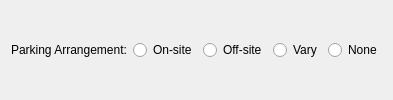
                 <widget class="QWidget" name="widget_9" native="true">
                  <property name="minimumSize">
                   <size>
                    <width>0</width>
                    <height>10</height>
                   </size>
                  </property>
                  <layout class="QGridLayout" name="gridLayout_10">
                   <item row="0" column="0">
                    <widget class="QLabel" name="setback_HDR_avg_lbl_2">
                     <property name="text">
                      <string>Parking Arrangement:</string>
                     </property>
                    </widget>
                   </item>
                   <item row="0" column="1">
                    <widget class="QRadioButton" name="parking_on">
                     <property name="text">
                      <string>On-site</string>
                     </property>
                    </widget>
                   </item>
                   <item row="0" column="2">
                    <widget class="QRadioButton" name="parking_off">
                     <property name="text">
                      <string>Off-site</string>
                     </property>
                    </widget>
                   </item>
                   <item row="0" column="3">
                    <widget class="QRadioButton" name="parking_vary">
                     <property name="text">
                      <string>Vary</string>
                     </property>
                    </widget>
                   </item>
                   <item row="0" column="4">
                    <widget class="QRadioButton" name="parking_none">
                     <property name="text">
                      <string>None</string>
                     </property>
                    </widget>
                   </item>
                  </layout>
                 </widget>
